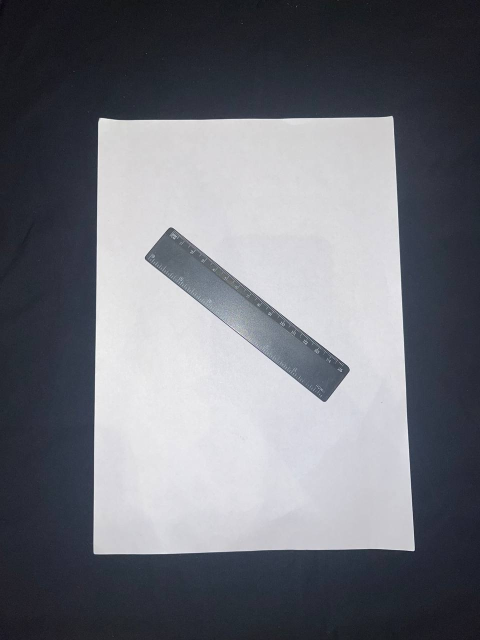
#> input picture 1.jpg, 960 x 1280 px (shown at 1/2 size)
$ python -i utlis.py   (imports and definitions only)
#> lines starting #> are read from the running program, lines starting #| are printed output that depends on the picture; after the words box and inside, x2 and y2 are one past the last pixel; in counts of white or black regions, pixels touching at a corner belong together
#> further down, picture is the input picture: shape (1280, 960, 3); mean B, G, R 122.9, 115.2, 113.2
import cv2
import numpy as np

#thk = thikness

def getCintours(img, cThr = [100, 100], showCanny = False, minArea = 1000, filter = 0, draw = False, thk = 3):
#> called with showCanny = False, minArea = 1000, filter = 0, draw = False, thk = 3
    imgGray = cv2.cvtColor(img, cv2.COLOR_BGR2GRAY)
    imgBlur = cv2.GaussianBlur(imgGray, (5, 5), 2)
    imgCanny = cv2.Canny(imgBlur, cThr[0], cThr[1])
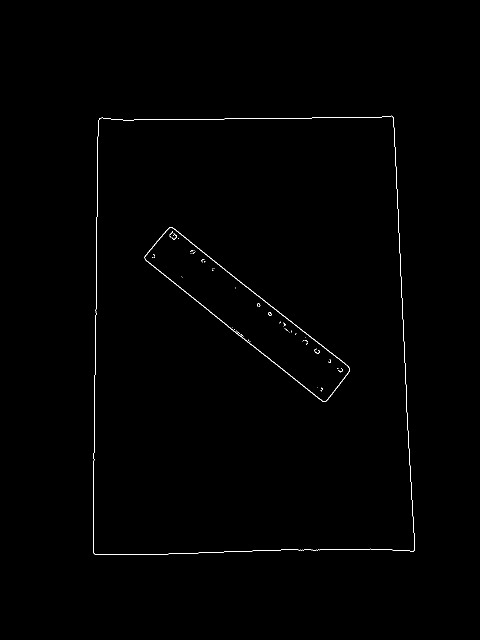
#> imgCanny: shape (1280, 960) (shown at 1/2 size); 0.39% white in thin lines or dots, all inside (x1, y1, x2, y2) = (186, 231, 830, 1110)
    kernel = np.ones((5, 5))
    imgDial = cv2.dilate(imgCanny, kernel, iterations=3)
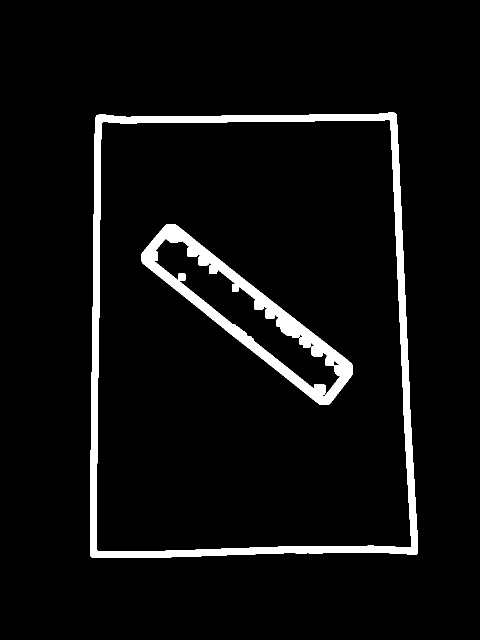
#> imgDial: shape (1280, 960) (shown at 1/2 size); 5.2% white; 2 white regions, box (x1, y1, x2, y2) and area: (180, 225, 836, 1116) 39767, (283, 448, 706, 810) 24536
    imgThre = cv2.erode(imgDial, kernel, iterations=2)
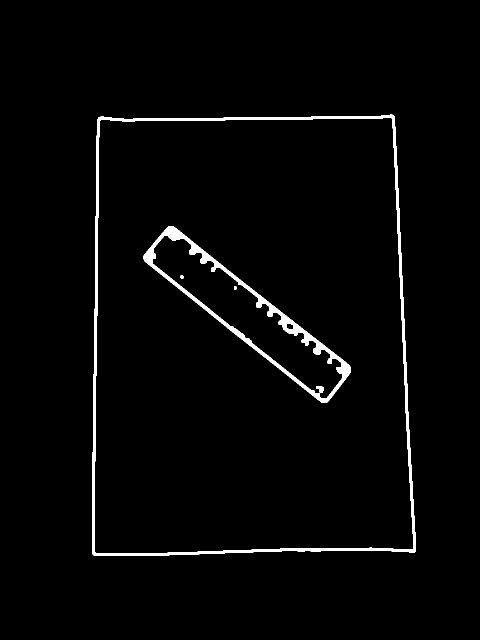
#> imgThre: shape (1280, 960) (shown at 1/2 size); 2.1% white; 5 white regions
    img
    if showCanny:
        cv2.imshow("Canny:", imgThre)

    conters, hiearchy = cv2.findContours(imgThre, cv2.RETR_EXTERNAL, cv2.CHAIN_APPROX_SIMPLE)
#> conters = 1 contour; box (x1, y1, x2, y2) and area: (184, 229, 832, 1112) 540000; hiearchy = [[-1, -1, -1, -1]]
    finalConters = []

    for i in conters:
        area = cv2.contourArea(i)
        if area > minArea:
            peri = cv2.arcLength(i, True)
            approx = cv2.approxPolyDP(i, 0.02*peri, True)
            bbox = cv2.boundingRect(approx)

            if filter > 0:
                if len(approx) == filter:
                        finalConters.append([len(approx), area, approx, bbox, i])
                else:
                    finalConters.append([len(approx), area, approx, bbox, i])
#> this loop made 1 pass
#> (area, peri, approx, bbox) on pass 1: (540000.5, 3022, [[786, 230], [196, 235], [187, 1110], [831, 1102]], (187, 230, 645, 881))
#> after the loop, finalConters = []
    finalConters = sorted(finalConters, key= lambda x:x[1], reverse=True)
    if draw:
        for con in finalConters:
            cv2.drawContours(img, con[4], -1, (0, 0, 225), thickness= thk)
    return img, finalConters

def reorder(myPoints):
    myPointsNew = np.zeros_like(myPoints)
    myPoints =myPoints.reshape((4, 2))
    add = myPoints.sum(1)
    myPointsNew[0] = myPoints[np.argmin(add)]
    myPointsNew[3] = myPoints[np.argmax(add)]
    diff = np.diff(myPoints, axis=1)
    myPointsNew[1] = myPoints[np.argmin(diff)]
    myPointsNew[2] = myPoints[np.argmax(diff)]
    return myPointsNew

def warpImg(img, points, w, h, pad = 20):
    points = reorder(points)

    pts1 = np.float32(points)
    pts2 = np.float32([[0, 0], [w, 0], [0, h], [w, h]])
    matrix = cv2.getPerspectiveTransform(pts1, pts2)
    imgWarp = cv2.warpPerspective(img, matrix, (w, h))

    imgWarp = imgWarp[pad: imgWarp.shape[0] - pad, pad: imgWarp.shape[1] - pad]

    return imgWarp

def FindDis(pts1, pts2):
    return ((pts2[0]-pts1[0])**2 + (pts2[1]-pts1[1])**2)**0.5

>>> import cv2
>>> picture = cv2.imread('1.jpg')
>>> result = getCintours(picture)
